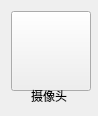
<?xml version="1.0" encoding="UTF-8"?>
<ui version="4.0">
 <class>LocalVideoWidget</class>
 <widget class="QWidget" name="LocalVideoWidget">
  <property name="geometry">
   <rect>
    <x>0</x>
    <y>0</y>
    <width>98</width>
    <height>116</height>
   </rect>
  </property>
  <property name="minimumSize">
   <size>
    <width>98</width>
    <height>116</height>
   </size>
  </property>
  <property name="maximumSize">
   <size>
    <width>98</width>
    <height>116</height>
   </size>
  </property>
  <property name="windowTitle">
   <string>LocalVideoWidget</string>
  </property>
  <layout class="QVBoxLayout" name="verticalLayout">
   <item>
    <widget class="QPushButton" name="videoButton">
     <property name="minimumSize">
      <size>
       <width>80</width>
       <height>80</height>
      </size>
     </property>
     <property name="text">
      <string/>
     </property>
     <property name="icon">
      <iconset resource="CoolView.qrc">
       <normaloff>:/image/camera-web.png</normaloff>:/image/camera-web.png</iconset>
     </property>
     <property name="iconSize">
      <size>
       <width>64</width>
       <height>64</height>
      </size>
     </property>
     <property name="flat">
      <bool>false</bool>
     </property>
    </widget>
   </item>
   <item>
    <widget class="QLabel" name="videoNameLabel">
     <property name="text">
      <string>摄像头</string>
     </property>
     <property name="scaledContents">
      <bool>false</bool>
     </property>
     <property name="alignment">
      <set>Qt::AlignCenter</set>
     </property>
     <property name="wordWrap">
      <bool>true</bool>
     </property>
    </widget>
   </item>
  </layout>
 </widget>
 <layoutdefault spacing="6" margin="11"/>
 <resources>
  <include location="CoolView.qrc"/>
 </resources>
 <connections/>
</ui>
